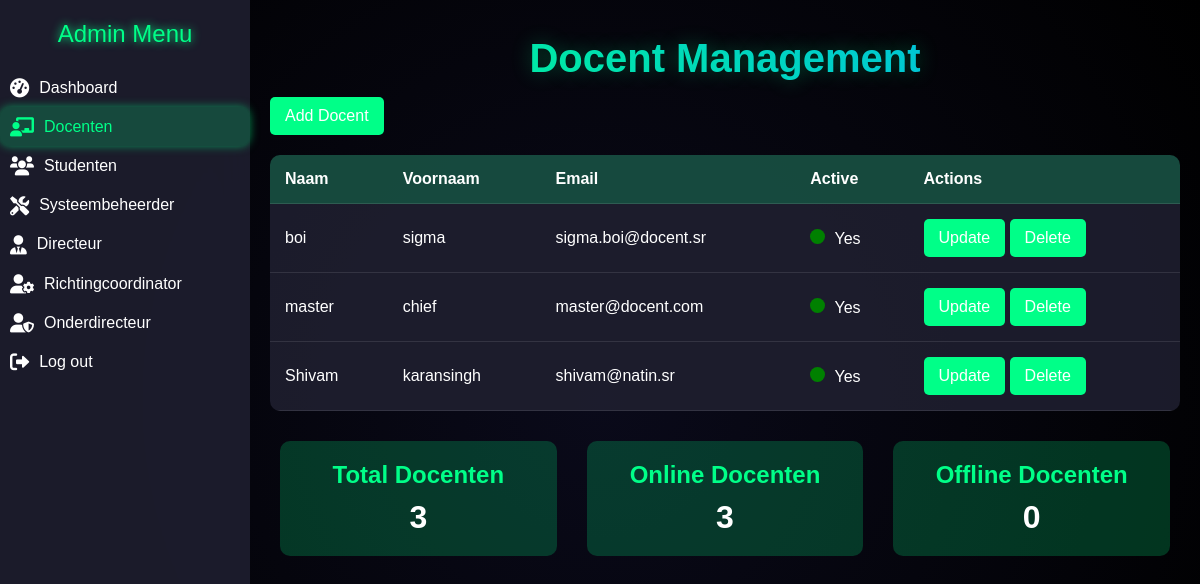
/admin/admin-docenten.php (signed in), run on the app's committed database.
### tables this page shows
CREATE TABLE `tgebruiker` (
  `gebruiker_id` int NOT NULL,
  `email` varchar(255) DEFAULT NULL,
  `password` varchar(255) DEFAULT NULL,
  `persoon_id` int DEFAULT NULL
);

CREATE TABLE `personen` (
  `persoon_id` int NOT NULL,
  `naam` varchar(100) DEFAULT NULL,
  `rol_id` int DEFAULT NULL,
  `voornaam` varchar(255) DEFAULT NULL,
  `geboorte_datum` datetime DEFAULT NULL,
  `active` tinyint(1) DEFAULT '1',
  `klas_id` int DEFAULT NULL
);

### admin/admin-docenten.php (the view, shortened to what this page needs)
<?php
if (isset($_SESSION['gebruiker_id']) && isset($_SESSION['user_name'])) {
    $activePage = 'docenten';
    include('../login/db_connect.php');
    $totalDocentenResult = $conn->query("SELECT COUNT(*) as total FROM personen WHERE rol_id = 3");
    $totalDocenten = $totalDocentenResult->fetch_assoc()['total'];
    $onlineDocentenResult = $conn->query("SELECT COUNT(*) as online FROM personen WHERE rol_id = 3 AND active = 1");
    $onlineDocenten = $onlineDocentenResult->fetch_assoc()['online'];
    $offlineDocenten = $totalDocenten - $onlineDocenten;
?>
<!DOCTYPE html>
<html lang="nl">
<head>
    <link rel="stylesheet" href="https://cdnjs.cloudflare.com/ajax/libs/font-awesome/6.0.0/css/all.min.css">
</head>
<body>
    <div class="sidebar" id="sidebar">
        <header>Admin Menu</header>
        <a href="admin-dashboard.php" class="<?= ($activePage == 'dashboard') ? 'active' : ''; ?>">
            <i class="fas fa-tachometer-alt"></i>
            <span>Dashboard</span>
        </a>
        <a href="admin-docenten.php" class="<?= ($activePage == 'docenten') ? 'active' : ''; ?>">
            <i class="fas fa-chalkboard-teacher"></i>
            <span>Docenten</span>
        </a>
        <a href="admin-studenten.php" class="<?= ($activePage == 'studenten') ? 'active' : ''; ?>">
            <i class="fas fa-users"></i>
            <span>Studenten</span>
        </a>
        <a href="admin-systeembeheerder.php" class="<?= ($activePage == 'systeembeheerder') ? 'active' : ''; ?>">
            <i class="fas fa-tools"></i>
            <span>Systeembeheerder</span>
        </a>
        <a href="admin-directeur.php" class="<?= ($activePage == 'directeur') ? 'active' : ''; ?>">
            <i class="fas fa-user-tie"></i>
            <span>Directeur</span>
        </a>
        <a href="admin-Richtingcoordinator.php" class="<?= ($activePage == 'Richtingcoordinator') ? 'active' : ''; ?>">
            <i class="fas fa-user-cog"></i>
            <span>Richtingcoordinator</span>
        </a>
        <a href="admin_od.php" class="<?= ($activePage == 'od') ? 'active' : ''; ?>">
            <i class="fas fa-user-shield"></i>
            <span>Onderdirecteur</span>
        </a>
        <a href="../login/logout.php">
            <i class="fas fa-sign-out-alt"></i>
            <span>Log out</span>
        </a>
    </div>
    <div class="main-content">
        <h1 class="dashboard-title">Docent Management</h1>
        <button class="btn" id="addDocentBtn">Add Docent</button>
        <table>
            <thead>
                <tr>
                    <th>Naam</th>
                    <th>Voornaam</th>
                    <th>Email</th>
                    <th>Active</th>
                    <th>Actions</th>
                </tr>
            </thead>
            <tbody id="docentTableBody">
                <?php
                $result = $conn->query("SELECT p.persoon_id, p.naam, p.voornaam, t.email, t.password, p.active FROM personen p JOIN tgebruiker t ON p.persoon_id = t.persoon_id WHERE p.rol_id = 3");
                while ($docent = $result->fetch_assoc()) {
                    $statusClass = $docent['active'] ? 'green' : 'red';
                    echo "<tr>
                        <td>{$docent['naam']}</td>
                        <td>{$docent['voornaam']}</td>
                        <td>{$docent['email']}</td>
                        <td>
                            <span class='light $statusClass'></span> " . ($docent['active'] ? 'Yes' : 'No') . "
                        </td>
                        <td>
                            <button class='btn' onclick='openUpdateModal({$docent['persoon_id']}, \"{$docent['naam']}\", \"{$docent['voornaam']}\", \"{$docent['email']}\", \"{$docent['password']}\", {$docent['active']})'>Update</button>
                            <form method='POST' style='display:inline;'>
                                <input type='hidden' name='delete_id' value='{$docent['persoon_id']}'>
                                <button type='submit' class='btn' onclick=\"return confirm('Are you sure you want to delete this docent?');\">Delete</button>
                            </form>
                        </td>
                    </tr>";
                }
                ?>
            </tbody>
        </table>
        <div class="card-container">
            <div class="card">
                <h3>Total Docenten</h3>
                <p><?php echo $totalDocenten; ?></p>
            </div>
            <div class="card">
                <h3>Online Docenten</h3>
                <p><?php echo $onlineDocenten; ?></p>
            </div>
            <div class="card">
                <h3>Offline Docenten</h3>
                <p><?php echo $offlineDocenten; ?></p>
            </div>
        </div>
    </div>
</body>
</html>
<?php
} else {
    header("Location: index.php");
    exit();
}
?>

### admin/admin-docenten.php (style rules this page uses)
* { margin: 0; padding: 0; box-sizing: border-box; }
body { font-family: 'Arial', sans-serif; background: radial-gradient(circle, #0a0a1a, #000); color: white; min-height: 100vh; overflow-x: hidden; }
.sidebar { width: 250px; height: 100vh; background: rgba(30, 30, 47, 0.9); backdrop-filter: blur(20px); position: fixed; top: 0; left: 0; z-index: 1000; transition: transform 0.3s ease; }
.sidebar header { text-align: center; font-size: clamp(1.2rem, 4vw, 1.5rem); color: #00ff88; padding: 20px; text-shadow: 0 0 10px #00ff88; }
.sidebar a { color: white; text-decoration: none; display: flex; align-items: center; gap: 10px; padding: 10px; border-radius: 10px; transition: background 0.3s ease, transform 0.3s ease; font-size: clamp(0.9rem, 3vw, 1rem); }
.sidebar a.active { background: rgba(0, 255, 136, 0.2); color: #00ff88; box-shadow: 0 0 10px rgba(0, 255, 136, 0.5); }
.sidebar a i { font-size: clamp(1rem, 3vw, 1.2rem); }
.main-content { margin-left: 250px; padding: 20px; transition: margin 0.3s ease; width: calc(100% - 250px); }
.dashboard-title { text-align: center; margin: 1rem 0; font-size: clamp(1.5rem, 5vw, 2.5rem); background: linear-gradient(45deg, #00ff88, #00aaff); -webkit-background-clip: text; -webkit-text-fill-color: transparent; text-shadow: 0 0 20px rgba(0, 255, 136, 0.3); }
table { width: 100%; border-collapse: collapse; margin-top: 20px; background: rgba(30, 30, 47, 0.9); border-radius: 10px; overflow: hidden; }
th, td { padding: clamp(10px, 2vw, 15px); text-align: left; border-bottom: 1px solid rgba(255, 255, 255, 0.1); font-size: clamp(0.8rem, 2.5vw, 1rem); }
th { background: rgba(0, 255, 136, 0.2); }
.btn { background: #00ff88; color: white; border: none; padding: clamp(8px, 2vw, 10px) clamp(10px, 3vw, 15px); border-radius: 5px; cursor: pointer; transition: background 0.3s ease; font-size: clamp(0.8rem, 2.5vw, 1rem); }
.card-container { display: flex; flex-wrap: wrap; justify-content: space-around; margin-top: 20px; gap: 10px; }
.card { background: rgba(0, 255, 136, 0.2); padding: 20px; border-radius: 10px; flex: 1; min-width: 150px; margin: 10px; text-align: center; animation: glow 1.5s infinite alternate; }
.card h3 { font-size: clamp(1.2rem, 3vw, 1.5rem); margin-bottom: 10px; color: #00ff88; }
.card p { font-size: clamp(1.5rem, 4vw, 2rem); font-weight: bold; color: white; }
.light { display: inline-block; width: clamp(10px, 2vw, 15px); height: clamp(10px, 2vw, 15px); border-radius: 50%; margin-right: 5px; }
.green { background-color: green; }

### data on the page
tgebruiker: persoon.naam "boi", persoon.voornaam "sigma", email "sigma.boi@docent.sr"
tgebruiker: persoon.naam "master", persoon.voornaam "chief", email "master@docent.com"
tgebruiker: persoon.naam "Shivam", persoon.voornaam "karansingh", email "shivam@natin.sr"

### other printed values
$totalDocenten "3"
$onlineDocenten "3"
$offlineDocenten "0"
